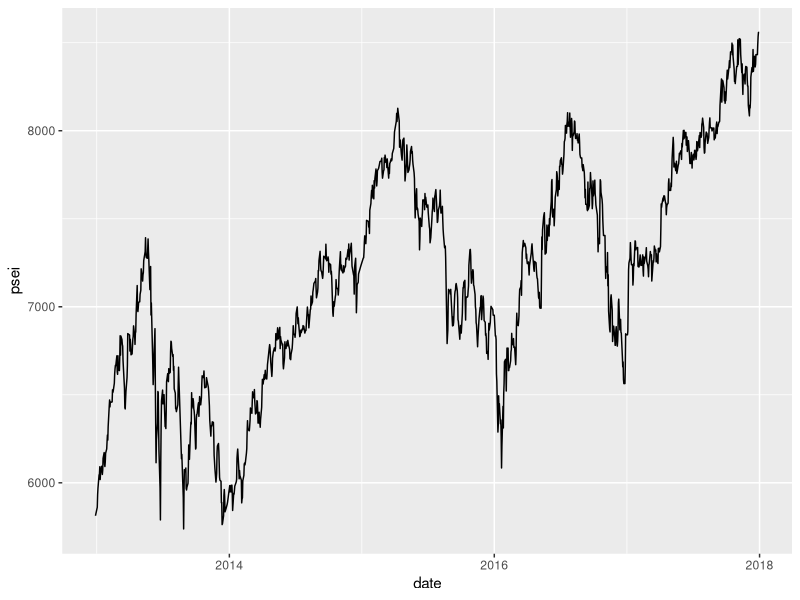
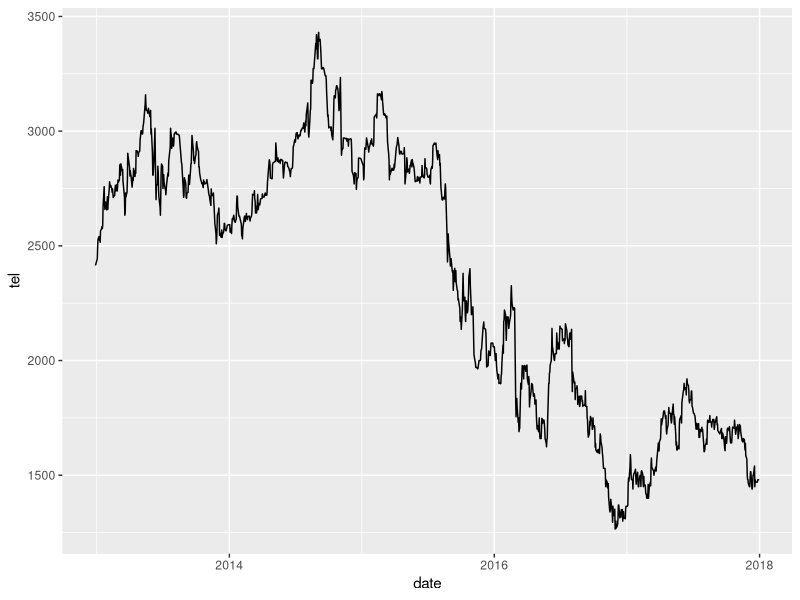
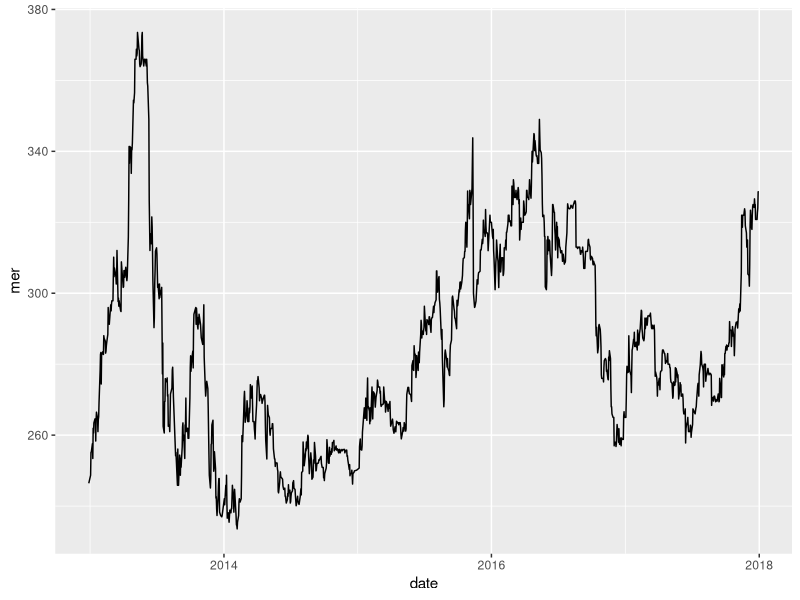
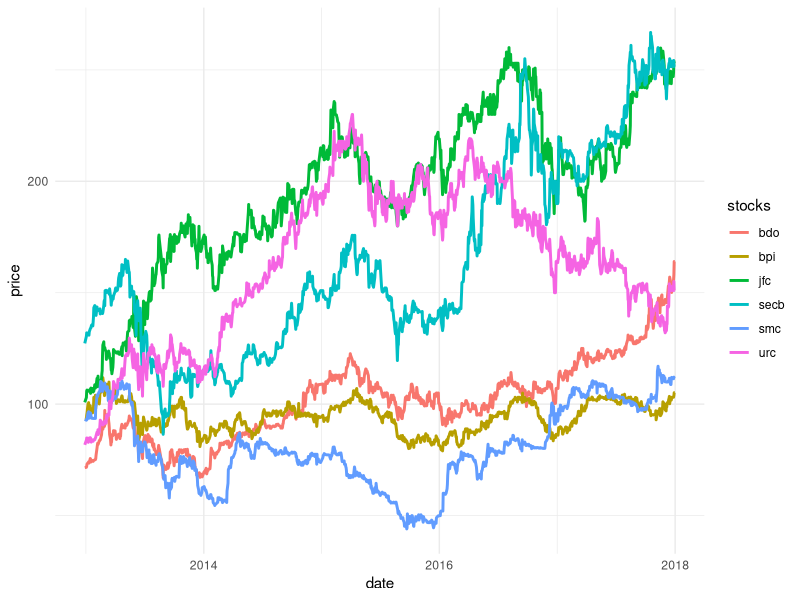
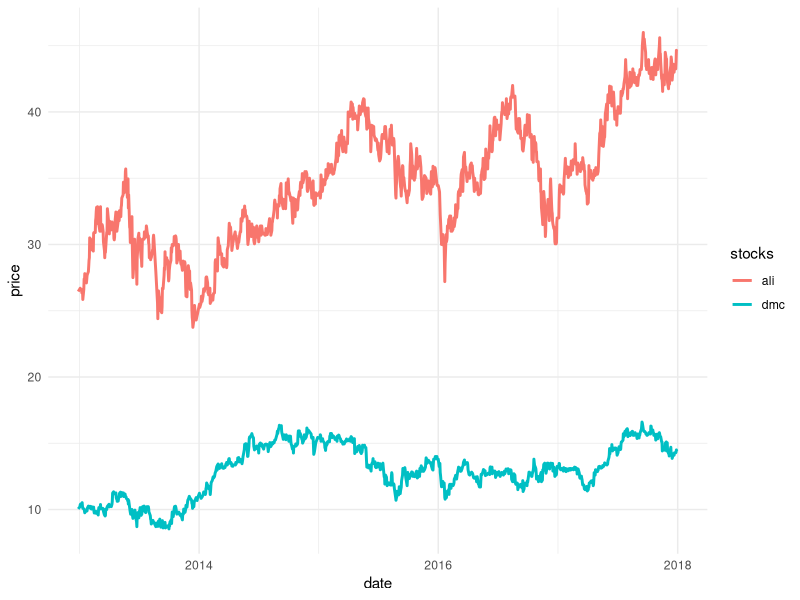
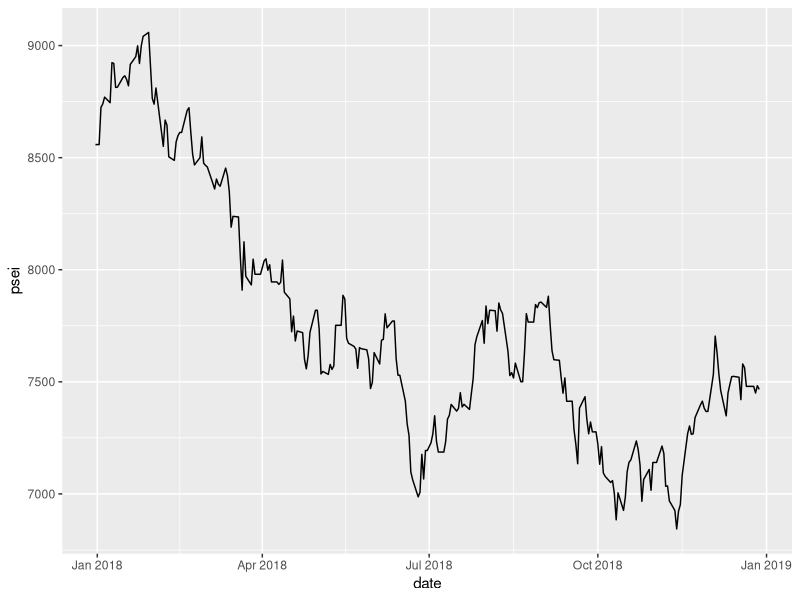
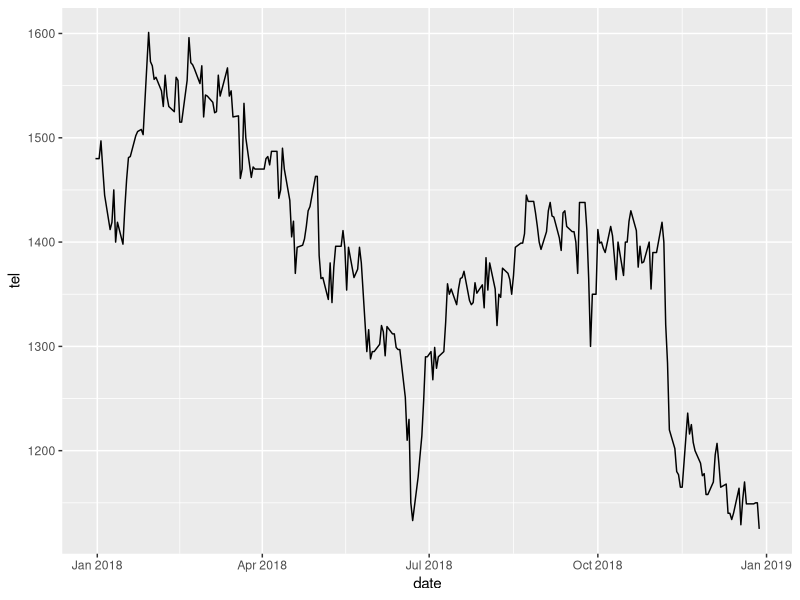
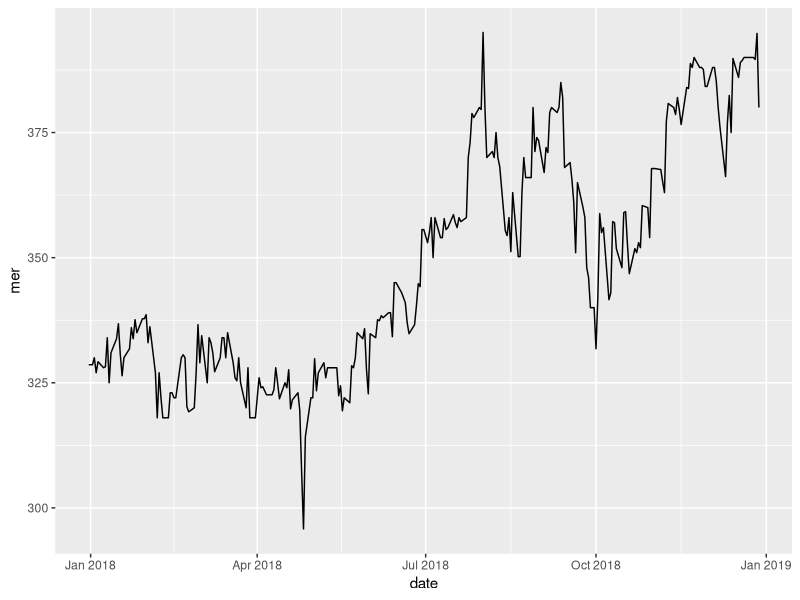

The R source for these figures, in order:
## ---- chunk 1
  library(readxl)
  library(tidyverse)
  library(dplyr)
  library(knitr)
  data <- read_excel("data.xlsx")
  dividends <- read_excel("dividends.xlsx")
  data_validation <- read_excel("data_validation.xlsx")
  dividends_validation <- read_excel("dividends_validation.xlsx")
## ---- chunk 2
          head(data)
## ---- chunk 3
          head(dividends)
## ---- chunk 4
          head(data_validation)
## ---- chunk 5
          head(dividends_validation)
## ---- chunk 6
  library(readxl)
  library(tidyverse)
  library(dplyr)
## ---- chunk 7
  ggplot(data = data, aes(x = date, y = psei)) + geom_line(size = 0.5)
## ---- chunk 8
  ggplot(data = data, aes(x = date, y = tel)) + geom_line(size = 0.5)
## ---- chunk 9
  ggplot(data = data, aes(x = date, y = mer)) + geom_line(size = 0.5)
## ---- chunk 10
  df <- data %>% select(date, bdo, bpi, jfc, secb, smc, urc) %>% gather(key = "stocks", value = "price", -date)

  ggplot(df, aes(x = date, y = price)) + geom_line(aes(color = stocks), size = 1) + theme_minimal()
## ---- chunk 11
  df <- data %>% select(date, ali, dmc) %>% gather(key = "stocks", value = "price", -date)

  ggplot(df, aes(x = date, y = price)) + geom_line(aes(color = stocks), size = 1) + theme_minimal()
## ---- chunk 12
  data$year <- as.numeric(format(data$date, "%Y"))
  data$month <- as.numeric(format(data$date, "%m"))
  data$day <- as.numeric(format(data$date, "%d"))
  data$ym <- paste0(data$year, data$month)
  data_monthly <- aggregate(day ~ year + month, data, max) %>% arrange(year)
  data_monthly$date <- paste0(data_monthly$year, data_monthly$month, data_monthly$day)
  data_monthly$ym <- paste0(data_monthly$year, data_monthly$month)
  dividends$year <- as.numeric(format(dividends$date, "%Y"))
  dividends$month <- as.numeric(format(dividends$date, "%m"))
  dividends$ym <- paste0(dividends$year, dividends$month)
  dividends[is.na(dividends)] <- 0
  dividends <- dividends %>% select(-date, -year, -month)
  dividends <- dividends %>% group_by(ym) %>% summarise_all(funs(sum))
  data$date <- paste0(data$year, data$month, data$day)
  data <- data %>% select(-day)
  data_monthly <- merge(data, data_monthly[, c("date", "ym")])
  data_monthly <- bind_rows(data_monthly, dividends) %>% select(-date) %>% group_by(ym) %>% summarise_all(funs(sum(., na.rm = TRUE)))
  data_monthly <- data_monthly[order(data_monthly$year, data_monthly$month), ]
  data_monthly <- data_monthly %>% select(-year, -month)
  data_validation$year <- as.numeric(format(data_validation$date, "%Y"))
  data_validation$month <- as.numeric(format(data_validation$date, "%m"))
  data_validation$day <- as.numeric(format(data_validation$date, "%d"))
  data_validation$ym <- paste0(data_validation$year, data_validation$month)
  data_validation_monthly <- aggregate(day ~ year + month, data_validation, max) %>% arrange(year)
  data_validation_monthly$date <- paste0(data_validation_monthly$year, data_validation_monthly$month, data_validation_monthly$day)
  data_validation_monthly$ym <- paste0(data_validation_monthly$year, data_validation_monthly$month)
  dividends_validation$year <- as.numeric(format(dividends_validation$date, "%Y"))
  dividends_validation$month <- as.numeric(format(dividends_validation$date, "%m"))
  dividends_validation$ym <- paste0(dividends_validation$year, dividends_validation$month)
  dividends_validation[is.na(dividends_validation)] <- 0
  dividends_validation <- dividends_validation %>% select(-date, -year, -month)
  dividends_validation <- dividends_validation %>% group_by(ym) %>% summarise_all(funs(sum))
  data_validation$date <- paste0(data_validation$year, data_validation$month, data_validation$day)
  data_validation <- data_validation %>% select(-day)
  data_validation_monthly <- merge(data_validation, data_validation_monthly[, c("date", "ym")])
  data_validation_monthly <- bind_rows(data_validation_monthly, dividends_validation) %>% select(-date) %>% group_by(ym) %>% summarise_all(funs(sum(., na.rm = TRUE)))
  data_validation_monthly <- data_validation_monthly[order(data_validation_monthly$year, data_validation_monthly$month), ]
  data_validation_monthly <- data_validation_monthly %>% select(-year, -month)
## ---- chunk 13
  head(data_monthly)
## ---- chunk 14
  head(data_validation_monthly)
## ---- chunk 15
  r_m <- ((as.data.frame(data_monthly$psei) - mutate_all(as.data.frame(data_monthly$psei), lag))/mutate_all(as.data.frame(data_monthly$psei), lag))[-1, ]*100
  r <- ((as.data.frame(data_monthly[-1:-3]) - mutate_all(as.data.frame(data_monthly[-1:-3]), lag))/mutate_all(as.data.frame(data_monthly[-1:-3]), lag))[-1, ]*100
  r_validation_m <- ((as.data.frame(data_validation_monthly$psei) - mutate_all(as.data.frame(data_validation_monthly$psei), lag))/mutate_all(as.data.frame(data_validation_monthly$psei), lag))[-1, ]*100
  r_validation <- ((as.data.frame(data_validation_monthly[-1:-3]) - mutate_all(as.data.frame(data_validation_monthly[-1:-3]), lag))/mutate_all(as.data.frame(data_validation_monthly[-1:-3]), lag))[-1, ]*100
## ---- chunk 16
  portfolio1_stocks <- (100000/10)/data_validation[1, 4:13]
  portfolio1_start <- portfolio1_stocks*data_validation[1, 4:13]
  portfolio1_w <- rep(1/10, 10)
  portfolio1_risk <- sqrt(t(portfolio1_w)%*%cov(r_validation)%*%portfolio1_w)
  portfolio1_progress <- portfolio1_start
  for (i in 1:nrow(r_validation)){
    portfolio1_progress[i+1, ] <- portfolio1_progress[i, ]*(1+r_validation[i, ]/100)
  }
  portfolio1_end <- portfolio1_progress[nrow(r_validation)+1, ]
  portfolio1_return <- (sum(portfolio1_end)/sum(portfolio1_start) - 1)*100
  psei_return <- (prod(1+r_validation_m/100) - 1)*100
  results <- data_frame(Portfolio = "Portfolio 1", Model = "Equal Weights", Risk = as.numeric(portfolio1_risk), Return = portfolio1_return, PSEi = psei_return)
## ---- chunk 17
  results
## ---- chunk 18
  data_validation <- read_excel("data_validation.xlsx")
  ggplot(data = data_validation, aes(x = date, y = psei)) + geom_line(size = 0.5)
## ---- chunk 19
  ggplot(data = data_validation, aes(x = date, y = tel)) + geom_line(size = 0.5)
## ---- chunk 20
  ggplot(data = data_validation, aes(x = date, y = mer)) + geom_line(size = 0.5)
## ---- chunk 21
  df <- data_validation %>% select(date, bdo, bpi, jfc, secb, smc, urc) %>% gather(key = "stocks", value = "price", -date)

  ggplot(df, aes(x = date, y = price)) + geom_line(aes(color = stocks), size = 1) + theme_minimal()
## ---- chunk 22
  df <- data_validation %>% select(date, ali, dmc) %>% gather(key = "stocks", value = "price", -date)

  ggplot(df, aes(x = date, y = price)) + geom_line(aes(color = stocks), size = 1) + theme_minimal()
## ---- chunk 23
  R_f <- 0.8*mean(data_monthly$tbill)/3
  R <- 1.2*colMeans(r)
  sigma_m <- sd(r_m)
  R_m <- mean(r_m)
  dep_var <- colnames(data[ , -1:-3])
  dep_var <- dep_var[-11:-13]
  data_lin_reg <- mutate(psei = r_m, r)
  lin_reg <- expand.grid(ind_var = "psei", dep_var = dep_var) %>% mutate(reg = paste(dep_var, "~", "psei")) %>% group_by(reg) %>% mutate(beta = lm(reg, data_lin_reg)$coefficients[2], sigma_mi2 = anova(lm(reg, data_lin_reg))["Residuals", "Sum Sq"]/sum(anova(lm(reg, data_lin_reg))$Df), R2 = summary(lm(reg, data_lin_reg))$r.squared) %>% ungroup()
  beta <- lin_reg$beta
  sigma_mi2 <- lin_reg$sigma_mi2
  R2 <- lin_reg$R2
  T <- (R - R_f)/beta
  sum1 <- beta*(R - R_f)/sigma_mi2
  sum2 <- (beta^2)/sigma_mi2
  summary <- data.frame(stock = dep_var, R, beta, sigma_mi2, T, sum1, sum2) %>% arrange(desc(T))
  c <- NULL
  for(i in 1:nrow(summary)){
    c[i] <- ((sigma_m^2)*sum(summary$sum1[1:i]))/(1 + (sigma_m^2)*sum(summary$sum2[1:i]))
  }
  summary <- summary %>% mutate(c)
  c_count <- sum(summary$T > summary$c)
  C <- c[c_count]
  index <- order(-data.frame(dep_var, T)$T)[1:c_count]
  summary <- summary[1:c_count, -6:-7]
  Z <- (summary$beta/(summary$sigma_mi2))*(summary$T - C)
  w <- Z/sum(Z)
  summary <- summary %>% mutate("weight (%)" = w*100)
  ideal_portfolio <- data_frame(Stock = summary$stock, "Weight (%)" = summary$`weight (%)`)
## ---- chunk 24
  ideal_portfolio
## ---- chunk 25
  beta_p <- sum(w*beta[index])
  sigma_p <- sqrt((beta_p^2)*(sigma_m^2) + sum((w^2)*(sigma_mi2[index])))
  R_p <- sum(w*R[index])
  ideal_results <- data_frame(Model = "Single-Index", Risk = sigma_p, Return = R_p)
## ---- chunk 26
  ideal_results
## ---- chunk 27
  portfolio2_amount <- 100000*(summary$`weight (%)`/100)
  portfolio2_stocks <- portfolio2_amount/data_validation[1, index+3]
  portfolio2_start <- portfolio2_stocks*data_validation[1, index+3]
  portfolio2_w <- summary$`weight (%)`/100
  portfolio2_risk <- sqrt(t(portfolio2_w)%*%cov(r_validation[ , index])%*%portfolio2_w)
  portfolio2_progress <- portfolio2_start
  for (i in 1:nrow(r_validation)){
    portfolio2_progress[i+1, ] <- portfolio2_progress[i, ]*(1+r_validation[i, index]/100)
  }
  portfolio2_end <- portfolio2_progress[nrow(r_validation)+1, ]
  portfolio2_return <- (sum(portfolio2_end)/sum(portfolio2_start) - 1)*100
  results <- bind_rows(results, data_frame(Portfolio = "Portfolio 2", Model = "Single-Index", Risk = as.numeric(portfolio2_risk), Return = portfolio2_return, PSEi = psei_return))
## ---- chunk 28
  results
## ---- chunk 29
  portfolio3_stocks <- (100000/length(index))/data_validation[1, index+3]
  portfolio3_start <- portfolio3_stocks*data_validation[1, index+3]
  portfolio3_w <- rep(1/length(index), length(index))
  portfolio3_risk <- sqrt(t(portfolio3_w)%*%cov(r_validation[ , index])%*%portfolio3_w)
  portfolio3_progress <- portfolio3_start
  for (i in 1:nrow(r_validation)){
    portfolio3_progress[i+1, ] <- portfolio3_progress[i, ]*(1+r_validation[i, index]/100)
  }
  portfolio3_end <- portfolio3_progress[nrow(r_validation)+1, ]
  portfolio3_return <- (sum(portfolio3_end)/sum(portfolio3_start) - 1)*100
  results <- bind_rows(results, data_frame(Portfolio = "Portfolio 3", Model = "Single-Index + Equal Weights", Risk = as.numeric(portfolio3_risk), Return = portfolio3_return, PSEi = psei_return))
## ---- chunk 30
  results
